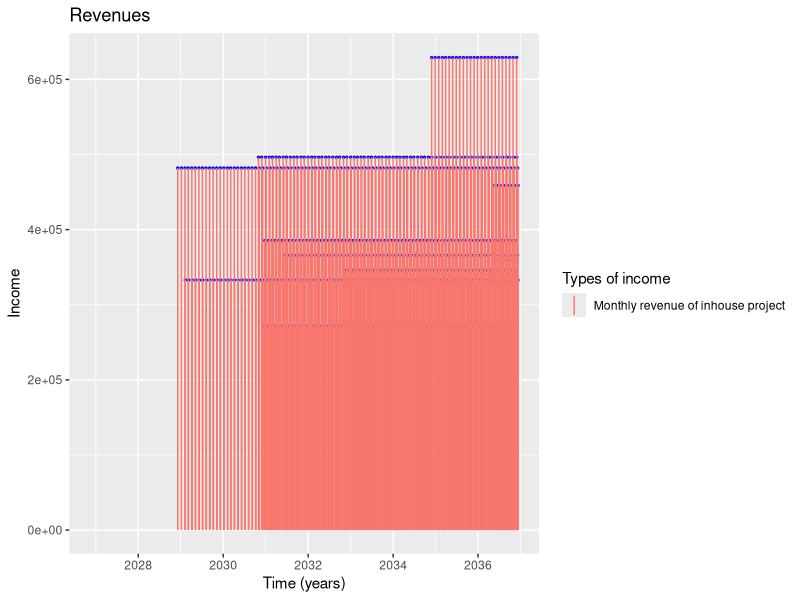
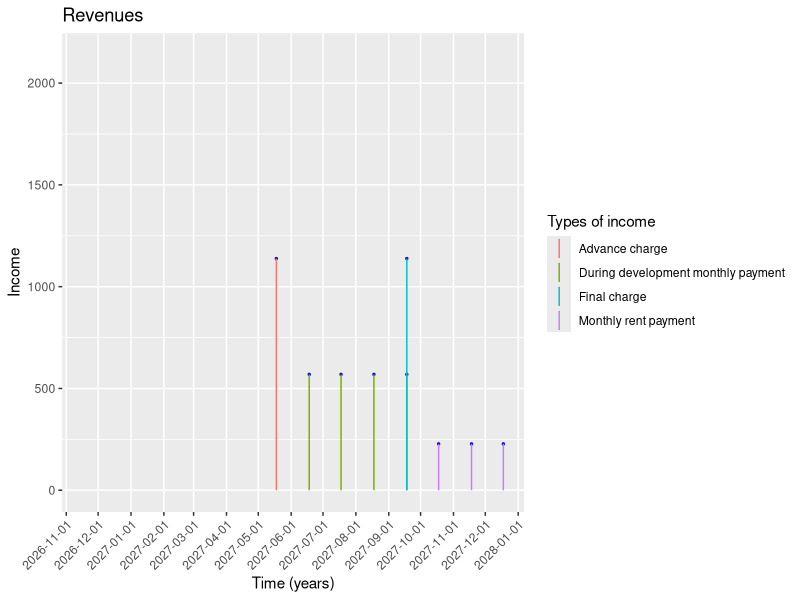

These figures' R source, in order:
library(lubridate)
library(ggplot2)

# ---- Simulate cash flows from developing a type of project ----

# vals <- c()
# for (n in 1:10000) {
  
t=5 # Lifetime of the company
# Mexican economy
y=0.1 # Annual interest rate
r=-0.02 # Inflation rate

# Princing of the project
average.price=50000 # Expected price of the project
sd.price=20000 # Standar deviation of the price of the project
minimum.price=25000 # Minimum price accepted for the project
average.development.months=4 # Expected development time of the project measured in months
lambda.po=5 # Expected number of projects developed in a year
# Payment scheme
advance.charge.rate=0.25 # Percentage of the final price that is paid at the begining of the project
during.development.charge.rate=0.5 # Percentage of the final price that is paid during the development of the project
final.charge.rate=0.25 # Percentage of the final price that is paid at the end of the development of the project
monthly.rent.rate=0.05 # Percentaje of the price of the project to be charged monthly for project maintenance

# Calculate monthly effective interest rate
y12 <- (1+y)^(1/12)-1

time <- 0
arrival.time <- 0
interarrivals <- c()
arrivals <- c()
positive.flows <- data.frame()
negative.flows <- data.frame()
adjusted.prices <- c()
present.values <- c()
# Simulate projects arrivals
while (time < t) {
  interarrival.time <- rexp(n=1, rate=lambda.po)
  time <- time + interarrival.time 
  if (time < t) {
    interarrivals <- c(interarrivals, interarrival.time)
    arrival.time <- arrival.time + interarrival.time
    arrivals <- c(arrivals, arrival.time)
    # Compute the present value of the project that just came in
    price <- rnorm(1, mean=average.price, sd=sd.price)-rgamma(1, shape=2, rate=0.6)*1000
    price <- max(minimum.price, price)
    # Adjust price with inflation rate
    adjusted.price <- price*(1+r)^arrival.time
    adjusted.prices <- c(adjusted.prices, adjusted.price)
    # Payment scheme
    advance.charge <- adjusted.price*advance.charge.rate
    during.development.charge <- adjusted.price*during.development.charge.rate
    final.charge <- adjusted.price*final.charge.rate
    monthly.rent <- adjusted.price*monthly.rent.rate
    # Simulate development time in months
    development.time <- rlnorm(1, meanlog=0, sdlog=0.25)*average.development.months
    development.months <- ceiling(development.time)
    monthly.payment <- during.development.charge/development.months
    time.to.end <- t - (arrival.time + development.months/12)
    time.to.end <- max(0, time.to.end)
    months.to.end <- ceiling(time.to.end*12)
    # Populate cash flows collections
    now <- as_datetime(Sys.time())
    arrival.time.in.seconds <- as.numeric(duration(arrival.time, unit="years"))
    arrival.date <- now + seconds(arrival.time.in.seconds)
    entry <- list(arrival.date, advance.charge, TRUE, "Advance charge")
    positive.flows <- rbind(positive.flows, entry, stringsAsFactors=FALSE)
    for (l in 1:development.months) {
      monthly.payment.date <- arrival.date + months(l)
      if (is.na(monthly.payment.date)) {
        monthly.payment.date <- arrival.date - days(3) + months(l)
        if (is.na(monthly.payment.date)) {
          print("No mames no puede ser")
        }
      }
      entry <- list(monthly.payment.date, monthly.payment, TRUE, "Monthly charge")
      positive.flows <- rbind(positive.flows, entry, stringsAsFactors=FALSE)
    }
    end.date <- arrival.date + months(development.months)
    if (is.na(end.date)) {
      end.date <- arrival.date - days(3) + months(development.months)
      if (is.na(end.date)) {
        print("No mames no puede ser")
      }
    }
    entry <- list(end.date, final.charge, TRUE, "Final charge")
    positive.flows <- rbind(positive.flows, entry, stringsAsFactors=FALSE)
    for (s in 1:months.to.end) {
      monthly.rent.payment.date <- arrival.date + months(development.months + s)
      if (is.na(monthly.rent.payment.date)) {
        monthly.rent.payment.date <- arrival.date - days(3) + months(development.months + s)
        if (is.na(monthly.rent.payment.date)) {
          print("No mames no puede ser")
        }
      }
      entry <-list(monthly.rent.payment.date, monthly.rent, TRUE, "Monthly rent payment")
      positive.flows <- rbind(positive.flows, entry, stringsAsFactors=FALSE)
    }
    names(positive.flows) <- c("Date","Amount","Income","Concept")
    #names(negative.flows) <- c("Date","Amount","Income","Concept")
    # Compute present values based on payment scheme
    discount.factor <- (1/(1+y))^arrival.time
    fractional.annuity <- ((1-(1/(1+y12))^development.months)/y12)
    advance.charge.present.value <- discount.factor*advance.charge
    monthly.charges.present.value <- discount.factor*monthly.payment*fractional.annuity
    final.payment.present.value <- discount.factor*((1/(1+y))^(development.time/12))*final.charge
    monthly.rents.present.value <- discount.factor*((1/(1+y))^(development.time/12))*monthly.rent*((1-(1/(1+y12))^(months.to.end))/y12)
    # Compute total present value
    present.value <- advance.charge.present.value + monthly.charges.present.value + final.payment.present.value + monthly.rents.present.value
    present.values <- c(present.values, present.value)
  }
}

#write.csv(positive.flows, file = "myData.csv")

projects.present.value <- sum(present.values)

# vals <- c(vals, projects.present.value)
# }
# mean(vals)

revenues.plot <- ggplot(data=positive.flows, aes(x=as_datetime(positive.flows$Date), y=positive.flows$Amount)) +
  geom_point(color="blue", size=0.5) + 
  ylim(c(0,max(positive.flows$Amount)+1000)) +
  xlim(c(as_datetime(Sys.time()),max(as_datetime(positive.flows$Date)))) +
  #geom_hline(yintercept=mean(positive.flows$Amount), size=1, color="cyan") +
  #geom_linerange(aes(x=as_datetime(positive.flows$Date), ymax=positive.flows$Amount, ymin=0), color="#00AFBB") +
  geom_linerange(aes(x=as_datetime(positive.flows$Date), ymax=positive.flows$Amount, ymin=0, color=positive.flows$Concept)) +
  labs(title="Revenues", x="Time (years)", y="Income") +
  guides(color=guide_legend(title="Types of income"))

arrivals.df <- positive.flows[positive.flows$Concept %in% c("Advance charge"),]

arrivals.plot <- ggplot(data=arrivals.df, aes(x=as_datetime(arrivals.df$Date), y=c(0))) + 
  ylim(c(0,0)) +
  labs(title="Project arrivals", x="Time", y="") +
  theme(
    #aspect.ratio=0.1, 
    axis.title.y=element_blank(),
    axis.text.y=element_blank(),
    axis.ticks.y=element_blank()) +
  geom_hline(yintercept=0, size=0.5, color="cyan") +
  geom_point(shape=4, size=2) 






now <- as_datetime(Sys.time())
count <- 1
# Get revenues for each year
revenues <- data.frame()
repeat {
  then <- now + years(count-1)
  year <- lubridate::year(as_datetime(then))
  df <- positive.flows[year(as_datetime(positive.flows$Date)) == year,]
  if (length(df[,1]) == 0) {
    break
  }
  total.advance.payments <- sum(df[df$Concept %in% c("Advance charge"),]$Amount)
  total.monthly.payments <- sum(df[df$Concept %in% c("Monthly charge"),]$Amount)
  total.final.payments <- sum(df[df$Concept %in% c("Final charge"),]$Amount)
  total.rent.payments <- sum(df[df$Concept %in% c("Monthly rent payment"),]$Amount)
  entry <- list(year, total.advance.payments, total.monthly.payments, total.final.payments, total.rent.payments)
  revenues <- rbind(revenues, entry)
  names(revenues) <- c("Year","Advance","Development","Final","Rent")
  count <- count + 1
}
write.csv(revenues, file=paste("","RevenueData.csv",sep=""))





# ---- Simulate cash flows from developing inhouse projects ----

t <- 10 # Lifetime of the company
# Mexican economy
y <- 0.8 # Annual interest rate
r <- -0.02 # Inflation rate
# Project details
lambda.po <- 1 # Expected number of projects developed in a year
average.development.months <- 14 # Expected development time of the project measured in months
# Revenue scheme
average.monthly.rent <- 400000 # Expected value of the monthly rent that the project will generate
sd.monthly.rent <- 100000 # Standar deviation of the monthly rent that the project will generate

positive.flows <- list()
negative.flows <- list()

positive.flows.df <- data.frame()
negative.flows.df <- data.frame()

# Calculate monthly effective interest rate
y12 <- (1+y)^(1/12)-1

time <- 0
arrival.time <- 0
interarrivals <- c()
arrivals <- c()
adjusted.prices <- c()
present.values <- c()
# Simulate projects arrivals
while (time < t) {
  interarrival.time <- rexp(n=1, rate=lambda.po)
  time <- time + interarrival.time 
  if (time < t) {
    interarrivals <- c(interarrivals, interarrival.time)
    arrival.time <- arrival.time + interarrival.time
    arrivals <- c(arrivals, arrival.time)
    # Get development time
    development.time <- rlnorm(1, meanlog=0, sdlog=0.25)*average.development.months
    development.months <- ceiling(development.time)
    time.to.end <- t - (arrival.time + development.months/12)
    time.to.end <- max(0, time.to.end)
    months.to.end <- ceiling(time.to.end*12)
    monthly.rent <- rnorm(1, mean=average.monthly.rent, sd=sd.monthly.rent)
    monthly.rent <- max(0, monthly.rent)
    # Populate cash flows collections
    now <- as_datetime(Sys.time())
    arrival.time.in.seconds <- as.numeric(duration(arrival.time, unit="years"))
    arrival.date <- now + seconds(arrival.time.in.seconds)
    for (s in 1:months.to.end) {
      monthly.rent.payment.date <- arrival.date + months(development.months + s)
      if (is.na(monthly.rent.payment.date)) {
        monthly.rent.payment.date <- arrival.date - days(3) + months(development.months + s)
        if (is.na(monthly.rent.payment.date)) {
          print("No mames no puede ser")
        }
      }
      index <- length(positive.flows) + 1
      entry <-list(monthly.rent.payment.date, monthly.rent, TRUE, "Monthly revenue of inhouse project")
      positive.flows[[index]] <- entry
      positive.flows.df <- rbind(positive.flows.df, entry, stringsAsFactors=FALSE)
    }
    names(positive.flows.df) <- c("Date","Amount","Income","Concept")
    #names(negative.flows.df) <- c("Date","Amount","Income","Concept")
    # Compute present values
    discount.factor <- (1/(1+y))^arrival.time
    monthly.rents.present.value <- discount.factor*monthly.rent*((1-(1/(1+y12))^(months.to.end))/y12)
    present.value <- monthly.rents.present.value
    present.values <- c(present.values, present.value)
  }
}
sum(present.values)

ggplot(data=positive.flows.df, aes(x=as_datetime(positive.flows.df$Date), y=positive.flows.df$Amount)) +
  geom_point(color="blue", size=0.5) + 
  ylim(c(0,max(positive.flows.df$Amount)+1000)) +
  xlim(c(as_datetime(Sys.time()),max(as_datetime(positive.flows.df$Date)))) +
  #geom_hline(yintercept=mean(positive.flows$Amount), size=1, color="cyan") +
  #geom_linerange(aes(x=as_datetime(positive.flows$Date), ymax=positive.flows$Amount, ymin=0), color="#00AFBB") +
  geom_linerange(aes(x=as_datetime(positive.flows.df$Date), ymax=positive.flows.df$Amount, ymin=0, color=positive.flows.df$Concept)) +
  labs(title="Revenues", x="Time (years)", y="Income") +
  guides(color=guide_legend(title="Types of income"))

# ---- Simulate cash flows of a single project ----

t=1 # Lifetime of the company
# Mexican economy
y=0.1 # Annual interest rates
r=-0.02 # Inflation rate
# Princing of the project
average.price=10000 # Expected price of the project
sd.price=100 # Standar deviation of the price of the project
minimum.price=500 # Minimum price accepted for the project
average.development.months=4 # Expected development time of the project measured in months
lambda.po=5 # Expected number of projects developed in a year
# Payment scheme
advance.charge.rate=0.25 # Percentage of the final price that is paid at the begining of the project
during.development.charge.rate=0.5 # Percentage of the final price that is paid during the development of the project
final.charge.rate=0.25 # Percentage of the final price that is paid at the end of the development of the project
monthly.rent.rate=0.05 # Percentaje of the price of the project to be charged monthly for project maintenance

positive.flows <- list()
negative.flows <- list()

positive.flows.df <- data.frame()
negative.flows.df <- data.frame()

# Calculate monthly effective interest rate
y12 <- (1+y)^(1/12)-1

time <- 0
arrival.time <- 0
interarrivals <- c()
arrivals <- c()
adjusted.prices <- c()
present.values <- c()

#interarrival.time <- rexp(n=1, rate=lambda.po)
interarrival.time <- 0.5
time <- time + interarrival.time 
if (time < t) {
  interarrivals <- c(interarrivals, interarrival.time)
  arrival.time <- arrival.time + interarrival.time
  arrivals <- c(arrivals, arrival.time)
  # Compute the present value of the project that just came in
  price <- rnorm(1, mean=average.price, sd=sd.price)-rgamma(1, shape=2, rate=0.6)*1000
  price <- max(minimum.price, price)
  # Adjust price with inflation rate
  adjusted.price <- price*(1+r)^arrival.time
  adjusted.prices <- c(adjusted.prices, adjusted.price)
  # Payment scheme
  advance.charge <- adjusted.price*advance.charge.rate
  during.development.charge <- adjusted.price*during.development.charge.rate
  final.charge <- adjusted.price*final.charge.rate
  monthly.rent <- adjusted.price*monthly.rent.rate
  # Simulate development time in months
  development.time <- rlnorm(1, meanlog=0, sdlog=0.25)*average.development.months
  development.months <- ceiling(development.time)
  monthly.payment <- during.development.charge/development.months
  time.to.end <- t - (arrival.time + development.months/12)
  time.to.end <- max(0, time.to.end)
  months.to.end <- ceiling(time.to.end*12)
  # Populate cashflows date 
  now <- as_date(Sys.time())
  arrival.time.in.seconds <- as.numeric(duration(arrival.time, unit="years"))
  arrival.date <- as_date(now + seconds(arrival.time.in.seconds))
  index <- length(positive.flows) + 1
  entry <- list(arrival.date, advance.charge, TRUE, "Advance charge")
  positive.flows[[index]] <- entry
  positive.flows.df <- rbind(positive.flows.df, entry, stringsAsFactors=FALSE)
  for (l in 1:development.months) {
    monthly.payment.date <- arrival.date + months(l)
    if (is.na(monthly.payment.date)) {
      monthly.payment.date <- arrival.date - days(3) + months(l)
      if (is.na(monthly.payment.date)) {
        print("No mames no puede ser")
      }
    }
    index <- length(positive.flows) + 1
    entry <- list(monthly.payment.date, monthly.payment, TRUE, "During development monthly payment")
    positive.flows[[index]] <- entry
    positive.flows.df <- rbind(positive.flows.df, entry, stringsAsFactors=FALSE)
  }
  end.date <- arrival.date + months(development.months)
  if (is.na(end.date)) {
    end.date <- arrival.date - days(3) + months(development.months)
    if (is.na(end.date)) {
      print("No mames no puede ser")
    }
  }
  index <- length(positive.flows) + 1
  entry <- list(end.date, final.charge, TRUE, "Final charge")
  positive.flows[[index]] <- entry
  positive.flows.df <- rbind(positive.flows.df, entry, stringsAsFactors=FALSE)
  for (s in 1:months.to.end) {
    monthly.rent.payment.date <- arrival.date + months(development.months + s)
    if (is.na(monthly.rent.payment.date)) {
      monthly.rent.payment.date <- arrival.date - days(3) + months(development.months + s)
      if (is.na(monthly.rent.payment.date)) {
        print("No mames no puede ser")
      }
    }
    index <- length(positive.flows) + 1
    entry <-list(monthly.rent.payment.date, monthly.rent, TRUE, "Monthly rent payment")
    positive.flows[[index]] <- entry
    positive.flows.df <- rbind(positive.flows.df, entry, stringsAsFactors=FALSE)
  }
  names(positive.flows.df) <- c("Date","Amount","Income","Concept")
  #names(negative.flows.df) <- c("Date","Amount","Income","Concept")
  # Compute present values based on payment scheme
  discount.factor <- (1/(1+y))^arrival.time
  fractional.annuity <- ((1-(1/(1+y12))^development.months)/y12)
  advance.charge.present.value <- discount.factor*advance.charge
  monthly.charges.present.value <- discount.factor*monthly.payment*fractional.annuity
  final.payment.present.value <- discount.factor*((1/(1+y))^(development.time/12))*final.charge
  monthly.rents.present.value <- discount.factor*((1/(1+y))^(development.time/12))*monthly.rent*((1-(1/(1+y12))^(months.to.end))/y12)
  # Compute total present value
  present.value <- advance.charge.present.value + monthly.charges.present.value + final.payment.present.value + monthly.rents.present.value
  present.values <- c(present.values, present.value)
}

break.vec <- c(seq(from=floor_date(as_date(Sys.time()), unit="month"),
                   to=ceiling_date(max(as_date(positive.flows.df$Date)), unit="month"),
                   by="month"))

ggplot(data=positive.flows.df, aes(x=as_date(positive.flows.df$Date), y=positive.flows.df$Amount)) +
  geom_point(color="blue", size=0.5) + 
  ylim(c(0,max(positive.flows.df$Amount)+1000)) +
  xlim(c(as_date(Sys.time()),max(as_date(positive.flows.df$Date)))) +
  #geom_hline(yintercept=mean(positive.flows$Amount), size=1, color="cyan") +
  #geom_linerange(aes(x=as_datetime(positive.flows$Date), ymax=positive.flows$Amount, ymin=0), color="#00AFBB") +
  geom_linerange(aes(x=as_date(positive.flows.df$Date), ymax=positive.flows.df$Amount, ymin=0, color=positive.flows.df$Concept)) +
  labs(title="Revenues", x="Time (years)", y="Income") +
  guides(color=guide_legend(title="Types of income")) +
  scale_x_date(breaks = break.vec, date_minor_breaks = "1 month", limits=c(as_date(Sys.time()),NA)) +
  theme(axis.text.x = element_text(angle = 45, hjust = 1))

# Dummy data frame
a <- c(-3,-5,-12,0,3,1,34,2,76)
now <- as_datetime(Sys.time())
b <- c()
for (i in 1:length(a)) {
  b <- c(b, now + lubridate:::months.numeric(i-1))
}
c <- c("cat","dog","cow","horse","cat","cat","cat","sebastian","elephant")
df <- data.frame(a,b,c)
df[(df$a > 0 & df$c == "cat"), ]
as_datetime(df$b)


# Testing shitty r


t=5 # Lifetime of the company
# Mexican economy
y=0.1 # Annual interest rate
r=-0.02 # Inflation rate

lambda.po=5 # Expected number of projects developed in a year
average.development.months=14 # Expected development time of the project measured in months
# Revenue scheme
average.monthly.rent=400000 # Expected value of the monthly rent that the project will generate
sd.monthly.rent=100000 # Standar deviation of the monthly rent that the project will generate

# Calculate monthly effective interest rate
y12 <- (1+y)^(1/12)-1

time <- 0
arrival.time <- 0
interarrivals <- c()
arrivals <- c()
adjusted.prices <- c()
positive.flows <- data.frame()
negative.flows <- data.frame()
present.values <- c()
arrival.dates <- c()
# Simulate projects arrivals
while (time < t) {
  interarrival.time <- rexp(n=1, rate=lambda.po)
  time <- time + interarrival.time 
  if (time < t) {
    interarrivals <- c(interarrivals, interarrival.time)
    arrival.time <- arrival.time + interarrival.time
    arrivals <- c(arrivals, arrival.time)
    # Get development time
    development.time <- rlnorm(1, meanlog=0, sdlog=0.25)*average.development.months
    development.months <- ceiling(development.time)
    time.to.end <- t - (arrival.time + development.months/12)
    time.to.end <- max(0, time.to.end)
    months.to.end <- ceiling(time.to.end*12)
    monthly.rent <- rnorm(1, mean=average.monthly.rent, sd=sd.monthly.rent)
    monthly.rent <- max(0, monthly.rent)
    # Populate cash flows collections
    now <- as_datetime(Sys.time())
    arrival.time.in.seconds <- as.numeric(duration(arrival.time, unit="years"))
    arrival.date <- now + seconds(arrival.time.in.seconds)
    arrival.dates <- c(arrival.dates, arrival.date)
    for (s in 1:months.to.end) {
      monthly.rent.payment.date <- arrival.date + months(development.months + s)
      if (is.na(monthly.rent.payment.date)) {
        monthly.rent.payment.date <- arrival.date - days(3) + months(development.months + s)
        if (is.na(monthly.rent.payment.date)) {
          print("No mames no puede ser")
        }
      }
      entry <- list(monthly.rent.payment.date, monthly.rent, TRUE, "Monthly revenue of inhouse project")
      positive.flows <- rbind(positive.flows, entry, stringsAsFactors=FALSE)
    }
    names(positive.flows) <- c("Date","Amount","Income","Concept")
    #names(negative.flows) <- c("Date","Amount","Income","Concept")
    # Compute present values
    discount.factor <- (1/(1+y))^arrival.time
    monthly.rents.present.value <- discount.factor*monthly.rent*((1-(1/(1+y12))^(months.to.end))/y12)
    present.value <- monthly.rents.present.value
    present.values <- c(present.values, present.value)
  }
}

revenues.plot <- ggplot(data=positive.flows, aes(x=as_datetime(positive.flows$Date), y=positive.flows$Amount)) +
  geom_point(color="blue", size=0.5) + 
  ylim(c(0,max(positive.flows$Amount)+1000)) +
  xlim(c(as_datetime(Sys.time()),max(as_datetime(positive.flows$Date)))) +
  #geom_hline(yintercept=mean(positive.flows$Amount), size=1, color="cyan") +
  #geom_linerange(aes(x=as_datetime(positive.flows$Date), ymax=positive.flows$Amount, ymin=0), color="#00AFBB") +
  geom_linerange(aes(x=as_datetime(positive.flows$Date), ymax=positive.flows$Amount, ymin=0, color=positive.flows$Concept)) +
  labs(title="Revenues", x="Time (years)", y="Income") +
  guides(color=guide_legend(title="Types of income"))

arrivals.df <- data.frame(arrival.dates)
names(arrivals.df) <- c("Date")

arrivals.plot <- ggplot(data=arrivals.df, aes(x=as_datetime(arrivals.df$Date), y=c(0))) + 
  ylim(c(0,0)) +
  labs(title="Project arrivals", x="Time", y="") +
  theme(aspect.ratio=0.1, 
        axis.title.y=element_blank(),
        axis.text.y=element_blank(),
        axis.ticks.y=element_blank()) +
  geom_hline(yintercept=0, size=0.5, color="cyan") +
  geom_point(shape=4, size=2) 

projects.present.value <- sum(present.values)

# Export anual data
now <- as_datetime(Sys.time())
count <- 1
# Get revenues for each year
revenues <- data.frame()
repeat {
  then <- now + years(count-1)
  year <- lubridate::year(as_datetime(then))
  df <- positive.flows[year(as_datetime(positive.flows$Date)) == year,]
  # if (length(df[,1]) == 0) {
  #   break
  # }
  if (year > lubridate::year(now + years(t))) {
    break
  }
  total.rent.payments <- sum(df[df$Concept %in% c("Monthly revenue of inhouse project"),]$Amount)
  entry <- list(year, total.rent.payments)
  revenues <- rbind(revenues, entry)
  names(revenues) <- c("Year","Rent")
  count <- count + 1
}
